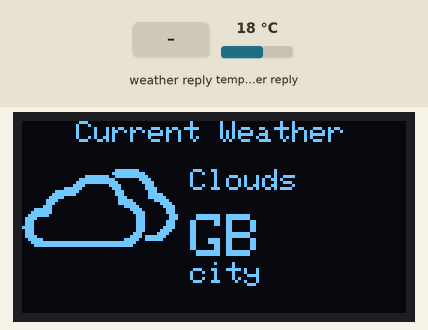
The sketch below on a simulated ESP32. Parts: 128×64 one-colour display. The inputs (shaded band) are chosen by the test bench; at power-on: temperature in the weather reply 18 °C. WiFi joins after 1.5 s; servers stay silent unless stated; web services answer with replies made up by the test bench.

Above: at 2.3 s.
At 23.7 s:
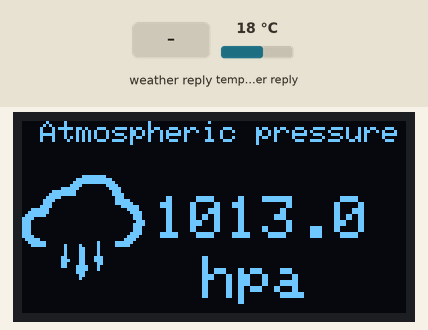
23.8 s: weather in the web reply set to Clear
At 28.0 s:
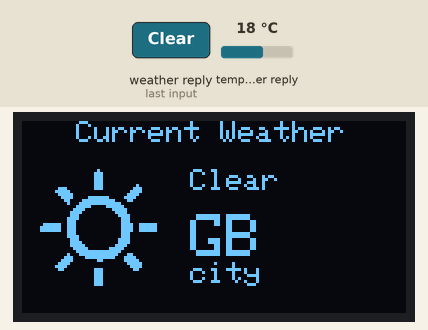
34.1 s: weather in the web reply set to Rain
At 54.3 s:
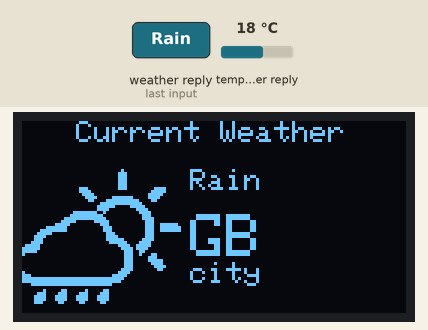
Timing chart, 0 to 55.8 s (numbered marks = the images above; inputs shaded):
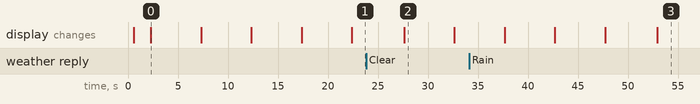

Measured:
- after the input at 23.8 s, the display: changes after 3.8 s (image 2)
- after the input at 34.1 s, the display: first differs from a run without the input after 18.8 s (image 3)
- what the display in image 0 shows lasts 5.0 s, from 2.3 s to 7.3 s

The sketch:

MagicBit_Weather_Station.ino
```cpp
/*
 * Magicbit Weather Station
 * MCU    : Magicbit (ESP32)
 * credit - Tech sayura
*/

#include <WiFi.h>
#include <HTTPClient.h>
#include <ArduinoJson.h>
#include <Wire.h>
#include <Adafruit_GFX.h>
#include <Adafruit_SSD1306.h>
#include "Icons.h"
#define OLED_RESET 4

Adafruit_SSD1306 display(128, 64);

const char* ssid = "WiFi SSID"; //Your WiFi SSID
const char* password = "WiFi key"; //Your WiFi key
String openWeatherMapApiKey = "your API"; //openweathermap.org API key
String city = "city";  //City name
String countryCode = "LK"; //Country Code [LK=Sri Lanka]
String jsonBuffer;
bool res=1;

void frame_1(String desc, String loc, String cntry, String icon_name) { // Current Weather
  display.clearDisplay();
  if (icon_name == "01n") {
    display.drawBitmap(-6, 4, n_01, 64, 64, WHITE);
  } else if (icon_name == "01d") {
    display.drawBitmap(-6, 4, d_01, 64, 64, WHITE);
  } else if (icon_name == "01d") {
    display.drawBitmap(-6, 4, d_01, 64, 64, WHITE);
  } else if (icon_name == "02n") {
    display.drawBitmap(-6, 4, n_02, 64, 64, WHITE);
  } else if (icon_name == "02d") {
    display.drawBitmap(-6, 4, d_02, 64, 64, WHITE);
  } else if ((icon_name == "03n") || (icon_name == "03d")) {
    display.drawBitmap(-6, 4, d_03, 64, 64, WHITE);
  } else if ((icon_name == "04n") || (icon_name == "04d")) {
    display.drawBitmap(-6, 4, d_04, 64, 64, WHITE);
  } else if ((icon_name == "09n") || (icon_name == "09d")) {
    display.drawBitmap(-6, 4, d_04, 64, 64, WHITE);
  } else if (icon_name == "10n") {
    display.drawBitmap(-4, 4, n_10, 64, 64, WHITE);
  } else if (icon_name == "10d") {
    display.drawBitmap(-6, 4, d_10, 64, 64, WHITE);
  } else if ((icon_name == "11n") || (icon_name == "11d")) {
    display.drawBitmap(-6, 4, d_11, 64, 64, WHITE);
  } else if ((icon_name == "13n") || (icon_name == "13d")) {
    display.drawBitmap(-6, 4, d_13, 64, 64, WHITE);
  } else if ((icon_name == "50n") || (icon_name == "50d")) {
    display.drawBitmap(-6, 4, d_50, 64, 64, WHITE);
  }

  display.setCursor(0, 0);
  display.setTextSize(1);
  display.println("   Current Weather");
  display.setCursor(56, 16);
  display.println(desc);
  display.setCursor(56, 31);
  display.setTextSize(2);
  display.println(cntry);
  display.setCursor(56, 47);
  display.setTextSize(1);
  display.println(loc);
  display.display();

}

void frame_2(float main_temp, float min_temp, float max_temp) { //Tepereture
  display.clearDisplay();
  display.drawBitmap(-20, 4, temp, 64, 64, WHITE);
  display.setCursor(0, 0);
  display.setTextSize(1);
  display.println("     Temperature");
  display.setCursor(30, 20);
  display.setTextSize(2);
  display.print(String(main_temp, 1));
  display.setTextSize(2);
  display.print((char)247);
  display.println('C');
  display.setTextSize(1);
  display.setCursor(30, 42);
  display.print("Min : " + String(min_temp, 1));
  display.print((char)247);
  display.println('C');
  display.setCursor(30, 52);
  display.print("Max : " + String(max_temp, 1));
  display.print((char)247);
  display.println('C');
  display.display();
}

void frame_3(float wind_speed) {  //Wind Speed
  display.clearDisplay();
  display.drawBitmap(-14, 4, wind, 64, 64, WHITE);
  display.setCursor(0, 0);
  display.setTextSize(1);
  display.println("     Wind Speed");
  display.setCursor(42, 25);
  display.setTextSize(2);
  display.print(String(wind_speed, 1));
  display.print("ms");
  display.setTextSize(1);
  display.println("-1");
  display.display();
}
void frame_4(float humidity) {  //Humidity
  display.clearDisplay();
  display.drawBitmap(-20, 4, hum, 64, 64, WHITE);
  display.setCursor(0, 0);
  display.setTextSize(1);
  display.println("       Humidity");
  display.setCursor(45, 25);
  display.setTextSize(2);
  display.print(String(humidity, 1));
  display.println("%");
  display.display();
}

void frame_5(float pressure) { //Atmospheric pressure
  display.clearDisplay();
  display.drawBitmap(-10, 4, pres, 64, 64, WHITE);
  display.setCursor(0, 0);
  display.setTextSize(1);
  display.println(" Atmospheric pressure");
  display.setCursor(44, 25);
  display.setTextSize(2);
  display.print(String(pressure, 1));
  display.setTextSize(2);
  display.setCursor(60, 45);
  display.println("hpa");
  display.display();
}

void dicon(){
  display.clearDisplay();
  display.setTextSize(1);
  display.setCursor(0, 0);
  display.println("      Disconected");
  display.drawBitmap(32, 4, nowifi, 64, 64, WHITE);
  display.display();
}

void displayData(String input) {

  StaticJsonDocument<1024> doc;

  DeserializationError error = deserializeJson(doc, input);

  if (error) {
    Serial.print(F("deserializeJson() failed: "));
    Serial.println(error.f_str());
    return;
  }


  JsonObject weather_0 = doc["weather"][0];
  const char* weather_0_main = weather_0["main"];
  const char* weather_0_description = weather_0["description"];
  const char* weather_0_icon = weather_0["icon"];

  const char* base = doc["base"];

  JsonObject main = doc["main"];
  float main_temp = main["temp"];
  float main_temp_min = main["temp_min"];
  float main_temp_max = main["temp_max"];
  int main_pressure = main["pressure"];
  int main_humidity = main["humidity"];

  int visibility = doc["visibility"];

  JsonObject wind = doc["wind"];
  float wind_speed = wind["speed"];
  int wind_deg = wind["deg"];
  float wind_gust = wind["gust"];

  int clouds_all = doc["clouds"]["all"];

  long dt = doc["dt"];

  JsonObject sys = doc["sys"];
  const char* sys_country = sys["country"];
  const char* loc_name = doc["name"];

  frame_1(weather_0_main, loc_name, sys_country, weather_0_icon);
  delay(5000);
  frame_2(main_temp, main_temp_min, main_temp_max);
  delay(5000);
  frame_3(wind_speed);
  delay(5000);
  frame_4(main_humidity);
  delay(5000);
  frame_5(main_pressure);
  delay(5000);
}

void setup() {
  Serial.begin(115200);
  display.begin(SSD1306_SWITCHCAPVCC, 0x3C);
  delay(500);
  display.clearDisplay();
  display.setTextColor(WHITE);
  display.setCursor(0, 0);
  display.println("      Connecting");
  display.drawBitmap(32, 4, wifi, 64, 64, WHITE);
  display.display();
  WiFi.begin(ssid, password);
  while (WiFi.status() != WL_CONNECTED) {
    delay(500);
  }
}

void loop() {
  if (WiFi.status() == WL_CONNECTED) {
    String serverPath = "http://api.openweathermap.org/data/2.5/weather?q=" + city + "," + countryCode + "&APPID=" + openWeatherMapApiKey + "&units=metric";

    jsonBuffer = httpGETRequest(serverPath.c_str());
    if(jsonBuffer != "{}"){
      displayData(jsonBuffer);
    }else{
      dicon();
    }
  }
  else {
    dicon();
  }
}

String httpGETRequest(const char* serverName) {
  WiFiClient client;
  HTTPClient http;
  http.begin(client, serverName);

  int httpResponseCode = http.GET();

  String payload = "{}";

  if (httpResponseCode > 0) {
    payload = http.getString();
  }
  http.end();

  return payload;
}
```

Source omitted: Icons.h (data table, 57568 bytes)
